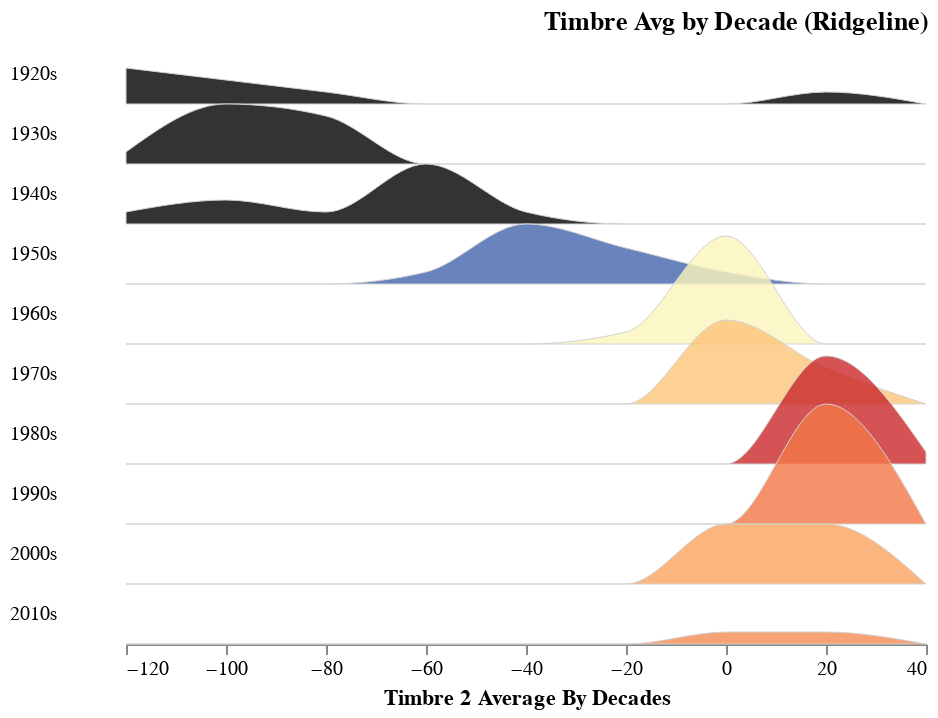

The code cell stored with this chart in its notebook:
### Code cell
plot_ridgeline(timbre_avg_by_year, "decade", "TimbreAvg2")

### Figure 1 — Vega-Lite specification as saved in the notebook (floating-point values rounded to 4 significant figures)
{"config": {"view": {"continuousWidth": 400, "continuousHeight": 300, "stroke": null}, "facet": {"spacing": 0}, "title": {"anchor": "end"}}, "data": {"name": "data-e32f9afda3d58572e9a14fb414997254"}, "facet": {"row": {"type": "temporal", "field": "Decade", "header": {"format": "%Ys", "labelAlign": "right", "labelAngle": 0}, "title": null}}, "spec": {"mark": {"type": "area", "fillOpacity": 0.8, "interpolate": "monotone", "stroke": "lightgray", "strokeWidth": 0.5}, "encoding": {"fill": {"type": "quantitative", "field": "mean_val", "legend": null, "scale": {"domain": [20, -50], "scheme": "redyellowblue"}}, "x": {"type": "quantitative", "bin": "binned", "field": "bin_min", "title": "Timbre 2 Average By Decades"}, "y": {"type": "quantitative", "axis": null, "field": "value", "scale": {"range": [30, -30]}}}, "height": 30, "transform": [{"field": "decade", "timeUnit": "year", "as": "Decade"}, {"joinaggregate": [{"op": "mean", "field": "TimbreAvg2", "as": "mean_val"}], "groupby": ["Decade"]}, {"bin": true, "field": "TimbreAvg2", "as": ["bin_max", "bin_min"]}, {"aggregate": [{"op": "count", "as": "value"}], "groupby": ["Decade", "mean_val", "bin_min", "bin_max"]}, {"impute": "value", "key": "bin_min", "groupby": ["Decade", "mean_val"], "value": 0}]}, "bounds": "flush", "title": "Timbre Avg by Decade (Ridgeline)", "$schema": "https://vega.github.io/schema/vega-lite/v4.8.1.json", "datasets": {"data-e32f9afda3d58572e9a14fb414997254": [{"music_year": 1922, "TimbreAvg1": 41.56, "TimbreAvg2": 13.91, "TimbreAvg3": 14.68, "TimbreAvg4": 24.43, "TimbreAvg5": 18.75, "TimbreAvg6": 11.17, "TimbreAvg7": -5.31, "TimbreAvg8": 0.1368, "TimbreAvg9": -2.165, "TimbreAvg10": -4.444, "TimbreAvg11": -1.622, "TimbreAvg12": -5.561, "decade": "1920-01-01T00:00:00"}, {"music_year": 1924, "TimbreAvg1": 36.95, "TimbreAvg2": -136.1, "TimbreAvg3": 108.1, "TimbreAvg4": 12.35, "TimbreAvg5": -7.73, "TimbreAvg6": 1.873, "TimbreAvg7": -32.49, "TimbreAvg8": 3.363, "TimbreAvg9": 14.38, "TimbreAvg10": 8.708, "TimbreAvg11": 4.783, "TimbreAvg12": 8.068, "decade": "1920-01-01T00:00:00"}, {"music_year": 1925, "TimbreAvg1": 34.36, "TimbreAvg2": -128.2, "TimbreAvg3": 120.2, "TimbreAvg4": 19.37, "TimbreAvg5": 18.19, "TimbreAvg6": 17.01, "TimbreAvg7": -56.73, "TimbreAvg8": 7.617, "TimbreAvg9": 3.784, "TimbreAvg10": 8.839, "TimbreAvg11": 6.741, "TimbreAvg12": 6.061, "decade": "1920-01-01T00:00:00"}, {"music_year": 1926, "TimbreAvg1": 32.57, "TimbreAvg2": -126.5, "TimbreAvg3": 88.92, "TimbreAvg4": 7.843, "TimbreAvg5": -5.841, "TimbreAvg6": 13.39, "TimbreAvg7": -31.14, "TimbreAvg8": 9.86, "TimbreAvg9": -17.41, "TimbreAvg10": 4.974, "TimbreAvg11": 0.6245, "TimbreAvg12": -2.054, "decade": "1920-01-01T00:00:00"}, {"music_year": 1927, "TimbreAvg1": 31.23, "TimbreAvg2": -110.7, "TimbreAvg3": 59.21, "TimbreAvg4": 4.108, "TimbreAvg5": -9.538, "TimbreAvg6": 9.986, "TimbreAvg7": -21.01, "TimbreAvg8": 13.41, "TimbreAvg9": -25.12, "TimbreAvg10": 4.396, "TimbreAvg11": -0.3943, "TimbreAvg12": -2.645, "decade": "1920-01-01T00:00:00"}, {"music_year": 1928, "TimbreAvg1": 31.5, "TimbreAvg2": -94.42, "TimbreAvg3": 27.26, "TimbreAvg4": -8.42, "TimbreAvg5": -16.8, "TimbreAvg6": 9.831, "TimbreAvg7": -34.23, "TimbreAvg8": 8.103, "TimbreAvg9": -2.78, "TimbreAvg10": 7.653, "TimbreAvg11": -0.274, "TimbreAvg12": 8.575, "decade": "1920-01-01T00:00:00"}, {"music_year": 1929, "TimbreAvg1": 33.08, "TimbreAvg2": -100.9, "TimbreAvg3": 37.7, "TimbreAvg4": -7.802, "TimbreAvg5": -16.81, "TimbreAvg6": 9.486, "TimbreAvg7": -30.72, "TimbreAvg8": 8.05, "TimbreAvg9": -2.235, "TimbreAvg10": 7.397, "TimbreAvg11": 1.339, "TimbreAvg12": 13.07, "decade": "1920-01-01T00:00:00"}, {"music_year": 1930, "TimbreAvg1": 34.95, "TimbreAvg2": -99.74, "TimbreAvg3": 59.33, "TimbreAvg4": 0.1107, "TimbreAvg5": -29.29, "TimbreAvg6": 14.93, "TimbreAvg7": -28.67, "TimbreAvg8": 5.75, "TimbreAvg9": -0.3473, "TimbreAvg10": 7.347, "TimbreAvg11": -0.4108, "TimbreAvg12": 4.682, "decade": "1930-01-01T00:00:00"}, {"music_year": 1931, "TimbreAvg1": 35.04, "TimbreAvg2": -97.28, "TimbreAvg3": 61.39, "TimbreAvg4": 8.116, "TimbreAvg5": -5.649, "TimbreAvg6": 5.444, "TimbreAvg7": -18.24, "TimbreAvg8": 6.326, "TimbreAvg9": -4.743, "TimbreAvg10": 5.894, "TimbreAvg11": 1.151, "TimbreAvg12": 1.979, "decade": "1930-01-01T00:00:00"}, {"music_year": 1932, "TimbreAvg1": 34.99, "TimbreAvg2": -98.61, "TimbreAvg3": 44.83, "TimbreAvg4": -0.8373, "TimbreAvg5": -22.16, "TimbreAvg6": 23.28, "TimbreAvg7": -36.65, "TimbreAvg8": 7.044, "TimbreAvg9": 14.11, "TimbreAvg10": 10.86, "TimbreAvg11": -1.003, "TimbreAvg12": 12.39, "decade": "1930-01-01T00:00:00"}, {"music_year": 1933, "TimbreAvg1": 32.79, "TimbreAvg2": -103.0, "TimbreAvg3": 56.2, "TimbreAvg4": -12.21, "TimbreAvg5": -33.13, "TimbreAvg6": 16.06, "TimbreAvg7": -43.9, "TimbreAvg8": 0.06204, "TimbreAvg9": 8.121, "TimbreAvg10": 8.25, "TimbreAvg11": -3.816, "TimbreAvg12": 4.195, "decade": "1930-01-01T00:00:00"}, {"music_year": 1934, "TimbreAvg1": 32.69, "TimbreAvg2": -97.15, "TimbreAvg3": 46.76, "TimbreAvg4": -2.051, "TimbreAvg5": -4.355, "TimbreAvg6": 16.09, "TimbreAvg7": -30.93, "TimbreAvg8": 5.909, "TimbreAvg9": 10.38, "TimbreAvg10": 9.565, "TimbreAvg11": -0.1988, "TimbreAvg12": 10.48, "decade": "1930-01-01T00:00:00"}, {"music_year": 1935, "TimbreAvg1": 33.87, "TimbreAvg2": -109.6, "TimbreAvg3": 69.43, "TimbreAvg4": 10.38, "TimbreAvg5": -8.598, "TimbreAvg6": 19.18, "TimbreAvg7": -17.24, "TimbreAvg8": 11.86, "TimbreAvg9": 3.787, "TimbreAvg10": 9.493, "TimbreAvg11": -2.062, "TimbreAvg12": 12.01, "decade": "1930-01-01T00:00:00"}, {"music_year": 1936, "TimbreAvg1": 34.54, "TimbreAvg2": -126.0, "TimbreAvg3": 64.29, "TimbreAvg4": 3.944, "TimbreAvg5": -8.175, "TimbreAvg6": 10.65, "TimbreAvg7": -18.77, "TimbreAvg8": 9.033, "TimbreAvg9": -2.058, "TimbreAvg10": 5.343, "TimbreAvg11": -0.4487, "TimbreAvg12": 8.263, "decade": "1930-01-01T00:00:00"}, {"music_year": 1937, "TimbreAvg1": 33.58, "TimbreAvg2": -113.8, "TimbreAvg3": 51.95, "TimbreAvg4": 1.924, "TimbreAvg5": -13.45, "TimbreAvg6": 17.37, "TimbreAvg7": -10.02, "TimbreAvg8": 10.66, "TimbreAvg9": -3.712, "TimbreAvg10": 5.937, "TimbreAvg11": -2.608, "TimbreAvg12": 11.86, "decade": "1930-01-01T00:00:00"}, {"music_year": 1938, "TimbreAvg1": 34.9, "TimbreAvg2": -114.4, "TimbreAvg3": 40.74, "TimbreAvg4": 6.103, "TimbreAvg5": -17.94, "TimbreAvg6": 19.79, "TimbreAvg7": -27.39, "TimbreAvg8": 6.041, "TimbreAvg9": 10.2, "TimbreAvg10": 9.888, "TimbreAvg11": -0.3099, "TimbreAvg12": 11.18, "decade": "1930-01-01T00:00:00"}, {"music_year": 1939, "TimbreAvg1": 34.02, "TimbreAvg2": -102.4, "TimbreAvg3": 45.43, "TimbreAvg4": -1.908, "TimbreAvg5": -13.02, "TimbreAvg6": 20.68, "TimbreAvg7": -21.57, "TimbreAvg8": 6.065, "TimbreAvg9": 6.906, "TimbreAvg10": 5.943, "TimbreAvg11": -6.37, "TimbreAvg12": 5.006, "decade": "1930-01-01T00:00:00"}, {"music_year": 1940, "TimbreAvg1": 35.33, "TimbreAvg2": -96.81, "TimbreAvg3": 49.32, "TimbreAvg4": 7.192, "TimbreAvg5": -41.28, "TimbreAvg6": 19.44, "TimbreAvg7": -18.54, "TimbreAvg8": 6.436, "TimbreAvg9": 8.957, "TimbreAvg10": 6.57, "TimbreAvg11": 1.953, "TimbreAvg12": 21.34, "decade": "1940-01-01T00:00:00"}, {"music_year": 1941, "TimbreAvg1": 32.39, "TimbreAvg2": -100.0, "TimbreAvg3": 52.51, "TimbreAvg4": 4.921, "TimbreAvg5": -3.68, "TimbreAvg6": 20.87, "TimbreAvg7": -16.8, "TimbreAvg8": 9.038, "TimbreAvg9": -2.731, "TimbreAvg10": 7.336, "TimbreAvg11": -3.413, "TimbreAvg12": 9.401, "decade": "1940-01-01T00:00:00"}, {"music_year": 1942, "TimbreAvg1": 33.3, "TimbreAvg2": -120.1, "TimbreAvg3": 50.7, "TimbreAvg4": -5.461, "TimbreAvg5": -19.14, "TimbreAvg6": 7.967, "TimbreAvg7": -18.27, "TimbreAvg8": 8.431, "TimbreAvg9": 1.05, "TimbreAvg10": 7.495, "TimbreAvg11": -1.957, "TimbreAvg12": 8.773, "decade": "1940-01-01T00:00:00"}, {"music_year": 1943, "TimbreAvg1": 35.77, "TimbreAvg2": -73.11, "TimbreAvg3": 58.33, "TimbreAvg4": 10.69, "TimbreAvg5": -6.186, "TimbreAvg6": 20.79, "TimbreAvg7": -14.26, "TimbreAvg8": 6.945, "TimbreAvg9": 5.42, "TimbreAvg10": 4.834, "TimbreAvg11": -6.037, "TimbreAvg12": 9.678, "decade": "1940-01-01T00:00:00"}, {"music_year": 1944, "TimbreAvg1": 35.05, "TimbreAvg2": -119.3, "TimbreAvg3": 45.17, "TimbreAvg4": 3.777, "TimbreAvg5": 0.7286, "TimbreAvg6": 12.55, "TimbreAvg7": -16.06, "TimbreAvg8": 6.014, "TimbreAvg9": 5.359, "TimbreAvg10": 3.907, "TimbreAvg11": -2.75, "TimbreAvg12": 6.555, "decade": "1940-01-01T00:00:00"}, {"music_year": 1945, "TimbreAvg1": 35.8, "TimbreAvg2": -78.38, "TimbreAvg3": 55.81, "TimbreAvg4": 3.687, "TimbreAvg5": -18.85, "TimbreAvg6": 13.39, "TimbreAvg7": -18.99, "TimbreAvg8": 0.9092, "TimbreAvg9": 12.95, "TimbreAvg10": 5.449, "TimbreAvg11": -1.18, "TimbreAvg12": 15.58, "decade": "1940-01-01T00:00:00"}, {"music_year": 1946, "TimbreAvg1": 36.63, "TimbreAvg2": -74.35, "TimbreAvg3": 39.01, "TimbreAvg4": -0.9528, "TimbreAvg5": -3.294, "TimbreAvg6": 12.09, "TimbreAvg7": -12.59, "TimbreAvg8": 3.161, "TimbreAvg9": 6.065, "TimbreAvg10": 2.858, "TimbreAvg11": -3.037, "TimbreAvg12": 12.07, "decade": "1940-01-01T00:00:00"}, {"music_year": 1947, "TimbreAvg1": 36.29, "TimbreAvg2": -59.97, "TimbreAvg3": 29.82, "TimbreAvg4": -1.628, "TimbreAvg5": -18.3, "TimbreAvg6": 15.34, "TimbreAvg7": -16.52, "TimbreAvg8": 4.074, "TimbreAvg9": 12.66, "TimbreAvg10": 8.663, "TimbreAvg11": -4.001, "TimbreAvg12": 14.18, "decade": "1940-01-01T00:00:00"}, {"music_year": 1948, "TimbreAvg1": 38.0, "TimbreAvg2": -60.91, "TimbreAvg3": 48.13, "TimbreAvg4": 1.431, "TimbreAvg5": -15.75, "TimbreAvg6": 12.69, "TimbreAvg7": -22.46, "TimbreAvg8": 0.02932, "TimbreAvg9": 13.2, "TimbreAvg10": 4.487, "TimbreAvg11": -0.4887, "TimbreAvg12": 10.52, "decade": "1940-01-01T00:00:00"}, {"music_year": 1949, "TimbreAvg1": 36.94, "TimbreAvg2": -76.29, "TimbreAvg3": 53.23, "TimbreAvg4": -0.5399, "TimbreAvg5": -13.69, "TimbreAvg6": 6.0, "TimbreAvg7": -16.25, "TimbreAvg8": 0.1701, "TimbreAvg9": 10.24, "TimbreAvg10": 3.406, "TimbreAvg11": -0.8975, "TimbreAvg12": 7.688, "decade": "1940-01-01T00:00:00"}, {"music_year": 1950, "TimbreAvg1": 37.56, "TimbreAvg2": -79.75, "TimbreAvg3": 39.1, "TimbreAvg4": 7.317, "TimbreAvg5": -4.147, "TimbreAvg6": 7.53, "TimbreAvg7": -5.599, "TimbreAvg8": 3.95, "TimbreAvg9": 4.621, "TimbreAvg10": 2.546, "TimbreAvg11": -2.016, "TimbreAvg12": 4.763, "decade": "1950-01-01T00:00:00"}, {"music_year": 1951, "TimbreAvg1": 38.34, "TimbreAvg2": -59.1, "TimbreAvg3": 38.65, "TimbreAvg4": 0.6563, "TimbreAvg5": -2.506, "TimbreAvg6": 5.508, "TimbreAvg7": -9.521, "TimbreAvg8": 1.943, "TimbreAvg9": 7.743, "TimbreAvg10": 2.759, "TimbreAvg11": -2.87, "TimbreAvg12": 5.836, "decade": "1950-01-01T00:00:00"}, {"music_year": 1952, "TimbreAvg1": 39.09, "TimbreAvg2": -49.43, "TimbreAvg3": 29.52, "TimbreAvg4": -5.048, "TimbreAvg5": -8.318, "TimbreAvg6": 8.535, "TimbreAvg7": -17.55, "TimbreAvg8": 0.1893, "TimbreAvg9": 6.674, "TimbreAvg10": 1.172, "TimbreAvg11": -2.191, "TimbreAvg12": 7.037, "decade": "1950-01-01T00:00:00"}, {"music_year": 1953, "TimbreAvg1": 39.21, "TimbreAvg2": -40.24, "TimbreAvg3": 39.67, "TimbreAvg4": -0.445, "TimbreAvg5": -3.645, "TimbreAvg6": 9.998, "TimbreAvg7": -16.5, "TimbreAvg8": -0.1103, "TimbreAvg9": 5.477, "TimbreAvg10": 1.666, "TimbreAvg11": -2.965, "TimbreAvg12": 4.058, "decade": "1950-01-01T00:00:00"}, {"music_year": 1954, "TimbreAvg1": 38.14, "TimbreAvg2": -46.14, "TimbreAvg3": 28.05, "TimbreAvg4": -2.913, "TimbreAvg5": -2.925, "TimbreAvg6": 6.043, "TimbreAvg7": -18.02, "TimbreAvg8": -0.7081, "TimbreAvg9": 8.89, "TimbreAvg10": 2.19, "TimbreAvg11": -1.935, "TimbreAvg12": 9.481, "decade": "1950-01-01T00:00:00"}, {"music_year": 1955, "TimbreAvg1": 37.1, "TimbreAvg2": -52.87, "TimbreAvg3": 26.31, "TimbreAvg4": -6.338, "TimbreAvg5": 0.8993, "TimbreAvg6": 4.494, "TimbreAvg7": -17.28, "TimbreAvg8": 1.646, "TimbreAvg9": 5.555, "TimbreAvg10": 2.484, "TimbreAvg11": -2.829, "TimbreAvg12": 7.048, "decade": "1950-01-01T00:00:00"}, {"music_year": 1956, "TimbreAvg1": 37.67, "TimbreAvg2": -38.32, "TimbreAvg3": 24.38, "TimbreAvg4": -4.569, "TimbreAvg5": -1.269, "TimbreAvg6": 3.7, "TimbreAvg7": -15.31, "TimbreAvg8": 0.2986, "TimbreAvg9": 5.172, "TimbreAvg10": 1.747, "TimbreAvg11": -2.766, "TimbreAvg12": 7.053, "decade": "1950-01-01T00:00:00"}, {"music_year": 1957, "TimbreAvg1": 37.24, "TimbreAvg2": -39.23, "TimbreAvg3": 15.83, "TimbreAvg4": -3.89, "TimbreAvg5": 0.05078, "TimbreAvg6": 1.425, "TimbreAvg7": -11.18, "TimbreAvg8": 0.2028, "TimbreAvg9": 3.578, "TimbreAvg10": 1.635, "TimbreAvg11": -2.338, "TimbreAvg12": 5.688, "decade": "1950-01-01T00:00:00"}, {"music_year": 1958, "TimbreAvg1": 39.15, "TimbreAvg2": -18.57, "TimbreAvg3": 26.7, "TimbreAvg4": 0.2872, "TimbreAvg5": -3.253, "TimbreAvg6": 1.734, "TimbreAvg7": -12.29, "TimbreAvg8": -2.056, "TimbreAvg9": 7.373, "TimbreAvg10": 1.504, "TimbreAvg11": -1.76, "TimbreAvg12": 8.573, "decade": "1950-01-01T00:00:00"}, {"music_year": 1959, "TimbreAvg1": 39.15, "TimbreAvg2": -23.04, "TimbreAvg3": 19.02, "TimbreAvg4": -3.434, "TimbreAvg5": 4.16, "TimbreAvg6": 1.495, "TimbreAvg7": -16.76, "TimbreAvg8": -2.318, "TimbreAvg9": 5.741, "TimbreAvg10": 0.9585, "TimbreAvg11": -2.081, "TimbreAvg12": 7.127, "decade": "1950-01-01T00:00:00"}, {"music_year": 1960, "TimbreAvg1": 38.88, "TimbreAvg2": -18.91, "TimbreAvg3": 23.72, "TimbreAvg4": -0.3672, "TimbreAvg5": -1.307, "TimbreAvg6": 2.723, "TimbreAvg7": -13.9, "TimbreAvg8": -2.198, "TimbreAvg9": 6.149, "TimbreAvg10": 1.419, "TimbreAvg11": -2.018, "TimbreAvg12": 7.242, "decade": "1960-01-01T00:00:00"}, {"music_year": 1961, "TimbreAvg1": 39.62, "TimbreAvg2": -27.22, "TimbreAvg3": 28.56, "TimbreAvg4": 1.267, "TimbreAvg5": -3.125, "TimbreAvg6": 0.7062, "TimbreAvg7": -11.94, "TimbreAvg8": -2.548, "TimbreAvg9": 6.055, "TimbreAvg10": 1.539, "TimbreAvg11": -1.318, "TimbreAvg12": 6.138, "decade": "1960-01-01T00:00:00"}, {"music_year": 1962, "TimbreAvg1": 40.13, "TimbreAvg2": -17.45, "TimbreAvg3": 19.46, "TimbreAvg4": -0.9173, "TimbreAvg5": -0.7442, "TimbreAvg6": -0.6876, "TimbreAvg7": -9.383, "TimbreAvg8": -1.887, "TimbreAvg9": 5.455, "TimbreAvg10": 2.126, "TimbreAvg11": -1.711, "TimbreAvg12": 4.913, "decade": "1960-01-01T00:00:00"}, {"music_year": 1963, "TimbreAvg1": 40.55, "TimbreAvg2": -16.46, "TimbreAvg3": 22.5, "TimbreAvg4": -0.7805, "TimbreAvg5": -0.8922, "TimbreAvg6": -1.607, "TimbreAvg7": -9.215, "TimbreAvg8": -2.595, "TimbreAvg9": 5.623, "TimbreAvg10": 0.8863, "TimbreAvg11": -1.253, "TimbreAvg12": 6.212, "decade": "1960-01-01T00:00:00"}, {"music_year": 1964, "TimbreAvg1": 40.11, "TimbreAvg2": -15.82, "TimbreAvg3": 22.48, "TimbreAvg4": -1.269, "TimbreAvg5": 0.1809, "TimbreAvg6": -1.785, "TimbreAvg7": -8.4, "TimbreAvg8": -1.922, "TimbreAvg9": 3.221, "TimbreAvg10": 0.5442, "TimbreAvg11": -1.908, "TimbreAvg12": 5.095, "decade": "1960-01-01T00:00:00"}, {"music_year": 1965, "TimbreAvg1": 40.7, "TimbreAvg2": -13.34, "TimbreAvg3": 22.34, "TimbreAvg4": -1.099, "TimbreAvg5": -3.736, "TimbreAvg6": -0.3017, "TimbreAvg7": -8.165, "TimbreAvg8": -1.725, "TimbreAvg9": 4.681, "TimbreAvg10": 0.3911, "TimbreAvg11": -2.017, "TimbreAvg12": 5.947, "decade": "1960-01-01T00:00:00"}, {"music_year": 1966, "TimbreAvg1": 40.9, "TimbreAvg2": -5.545, "TimbreAvg3": 20.48, "TimbreAvg4": -0.3632, "TimbreAvg5": -6.661, "TimbreAvg6": -1.849, "TimbreAvg7": -6.66, "TimbreAvg8": -2.721, "TimbreAvg9": 5.87, "TimbreAvg10": 0.5368, "TimbreAvg11": -2.062, "TimbreAvg12": 5.063, "decade": "1960-01-01T00:00:00"}, {"music_year": 1967, "TimbreAvg1": 40.87, "TimbreAvg2": -6.292, "TimbreAvg3": 22.13, "TimbreAvg4": -0.8576, "TimbreAvg5": -8.684, "TimbreAvg6": -2.968, "TimbreAvg7": -6.753, "TimbreAvg8": -3.264, "TimbreAvg9": 6.073, "TimbreAvg10": -0.07219, "TimbreAvg11": -1.679, "TimbreAvg12": 5.731, "decade": "1960-01-01T00:00:00"}, {"music_year": 1968, "TimbreAvg1": 40.66, "TimbreAvg2": -7.977, "TimbreAvg3": 21.5, "TimbreAvg4": 0.3513, "TimbreAvg5": -9.759, "TimbreAvg6": -2.957, "TimbreAvg7": -5.645, "TimbreAvg8": -1.97, "TimbreAvg9": 4.379, "TimbreAvg10": -0.1488, "TimbreAvg11": -1.08, "TimbreAvg12": 5.679, "decade": "1960-01-01T00:00:00"}, {"music_year": 1969, "TimbreAvg1": 40.49, "TimbreAvg2": -12.25, "TimbreAvg3": 18.92, "TimbreAvg4": -0.6133, "TimbreAvg5": -10.52, "TimbreAvg6": -3.575, "TimbreAvg7": -4.238, "TimbreAvg8": -1.697, "TimbreAvg9": 4.792, "TimbreAvg10": -0.1831, "TimbreAvg11": -1.199, "TimbreAvg12": 5.087, "decade": "1960-01-01T00:00:00"}, {"music_year": 1970, "TimbreAvg1": 40.93, "TimbreAvg2": -12.22, "TimbreAvg3": 17.63, "TimbreAvg4": -0.2921, "TimbreAvg5": -9.873, "TimbreAvg6": -3.791, "TimbreAvg7": -3.636, "TimbreAvg8": -1.81, "TimbreAvg9": 4.931, "TimbreAvg10": -0.4027, "TimbreAvg11": -0.9613, "TimbreAvg12": 4.366, "decade": "1970-01-01T00:00:00"}, {"music_year": 1971, "TimbreAvg1": 40.38, "TimbreAvg2": -14.12, "TimbreAvg3": 16.16, "TimbreAvg4": -1.082, "TimbreAvg5": -7.068, "TimbreAvg6": -4.204, "TimbreAvg7": -3.729, "TimbreAvg8": -1.345, "TimbreAvg9": 4.057, "TimbreAvg10": -0.4148, "TimbreAvg11": -0.733, "TimbreAvg12": 4.92, "decade": "1970-01-01T00:00:00"}, {"music_year": 1972, "TimbreAvg1": 40.38, "TimbreAvg2": -11.37, "TimbreAvg3": 18.77, "TimbreAvg4": 0.5758, "TimbreAvg5": -6.653, "TimbreAvg6": -4.182, "TimbreAvg7": -4.142, "TimbreAvg8": -1.103, "TimbreAvg9": 3.029, "TimbreAvg10": -0.2728, "TimbreAvg11": -0.6154, "TimbreAvg12": 4.339, "decade": "1970-01-01T00:00:00"}, {"music_year": 1973, "TimbreAvg1": 41.03, "TimbreAvg2": -8.881, "TimbreAvg3": 19.29, "TimbreAvg4": 0.8646, "TimbreAvg5": -6.101, "TimbreAvg6": -5.346, "TimbreAvg7": -2.915, "TimbreAvg8": -1.494, "TimbreAvg9": 3.64, "TimbreAvg10": -0.1472, "TimbreAvg11": -0.3093, "TimbreAvg12": 4.172, "decade": "1970-01-01T00:00:00"}, {"music_year": 1974, "TimbreAvg1": 41.13, "TimbreAvg2": -9.238, "TimbreAvg3": 19.14, "TimbreAvg4": 1.114, "TimbreAvg5": -6.877, "TimbreAvg6": -5.225, "TimbreAvg7": -2.323, "TimbreAvg8": -0.9129, "TimbreAvg9": 2.943, "TimbreAvg10": -0.5117, "TimbreAvg11": -0.1766, "TimbreAvg12": 3.762, "decade": "1970-01-01T00:00:00"}, {"music_year": 1975, "TimbreAvg1": 41.31, "TimbreAvg2": -3.986, "TimbreAvg3": 19.68, "TimbreAvg4": 2.786, "TimbreAvg5": -5.766, "TimbreAvg6": -4.986, "TimbreAvg7": -1.4, "TimbreAvg8": -0.9019, "TimbreAvg9": 2.704, "TimbreAvg10": -0.5636, "TimbreAvg11": 0.001375, "TimbreAvg12": 3.756, "decade": "1970-01-01T00:00:00"}, {"music_year": 1976, "TimbreAvg1": 41.24, "TimbreAvg2": -3.334, "TimbreAvg3": 18.79, "TimbreAvg4": 2.485, "TimbreAvg5": -6.211, "TimbreAvg6": -5.581, "TimbreAvg7": -2.342, "TimbreAvg8": -1.048, "TimbreAvg9": 2.505, "TimbreAvg10": -0.2294, "TimbreAvg11": 0.2051, "TimbreAvg12": 3.708, "decade": "1970-01-01T00:00:00"}, {"music_year": 1977, "TimbreAvg1": 42.11, "TimbreAvg2": 3.307, "TimbreAvg3": 21.27, "TimbreAvg4": 2.724, "TimbreAvg5": -7.846, "TimbreAvg6": -6.854, "TimbreAvg7": -1.754, "TimbreAvg8": -0.7725, "TimbreAvg9": 3.427, "TimbreAvg10": 0.1737, "TimbreAvg11": 0.3541, "TimbreAvg12": 3.03, "decade": "1970-01-01T00:00:00"}, {"music_year": 1978, "TimbreAvg1": 41.83, "TimbreAvg2": 4.071, "TimbreAvg3": 23.35, "TimbreAvg4": 3.608, "TimbreAvg5": -7.443, "TimbreAvg6": -5.952, "TimbreAvg7": -1.219, "TimbreAvg8": 0.07635, "TimbreAvg9": 3.054, "TimbreAvg10": 0.514, "TimbreAvg11": -0.03998, "TimbreAvg12": 2.681, "decade": "1970-01-01T00:00:00"}, {"music_year": 1979, "TimbreAvg1": 42.03, "TimbreAvg2": 10.01, "TimbreAvg3": 18.55, "TimbreAvg4": 4.076, "TimbreAvg5": -7.644, "TimbreAvg6": -5.737, "TimbreAvg7": -1.206, "TimbreAvg8": -0.4556, "TimbreAvg9": 3.128, "TimbreAvg10": 0.7126, "TimbreAvg11": -0.1207, "TimbreAvg12": 2.498, "decade": "1970-01-01T00:00:00"}, {"music_year": 1980, "TimbreAvg1": 42.43, "TimbreAvg2": 12.62, "TimbreAvg3": 20.78, "TimbreAvg4": 5.818, "TimbreAvg5": -10.96, "TimbreAvg6": -5.002, "TimbreAvg7": -1.165, "TimbreAvg8": -0.9115, "TimbreAvg9": 3.993, "TimbreAvg10": 0.8763, "TimbreAvg11": 0.1742, "TimbreAvg12": 2.754, "decade": "1980-01-01T00:00:00"}, {"music_year": 1981, "TimbreAvg1": 42.19, "TimbreAvg2": 15.05, "TimbreAvg3": 19.04, "TimbreAvg4": 4.584, "TimbreAvg5": -12.1, "TimbreAvg6": -6.933, "TimbreAvg7": -0.8445, "TimbreAvg8": -0.9285, "TimbreAvg9": 3.795, "TimbreAvg10": 1.294, "TimbreAvg11": 0.2474, "TimbreAvg12": 2.682, "decade": "1980-01-01T00:00:00"}, {"music_year": 1982, "TimbreAvg1": 42.37, "TimbreAvg2": 12.74, "TimbreAvg3": 19.7, "TimbreAvg4": 5.028, "TimbreAvg5": -9.103, "TimbreAvg6": -6.853, "TimbreAvg7": -1.743, "TimbreAvg8": -1.403, "TimbreAvg9": 4.083, "TimbreAvg10": 1.493, "TimbreAvg11": 0.2623, "TimbreAvg12": 2.433, "decade": "1980-01-01T00:00:00"}, {"music_year": 1983, "TimbreAvg1": 41.98, "TimbreAvg2": 14.77, "TimbreAvg3": 17.19, "TimbreAvg4": 3.95, "TimbreAvg5": -10.04, "TimbreAvg6": -8.107, "TimbreAvg7": -2.096, "TimbreAvg8": -1.425, "TimbreAvg9": 4.806, "TimbreAvg10": 2.364, "TimbreAvg11": 0.3547, "TimbreAvg12": 2.935, "decade": "1980-01-01T00:00:00"}, {"music_year": 1984, "TimbreAvg1": 42.04, "TimbreAvg2": 15.01, "TimbreAvg3": 17.82, "TimbreAvg4": 3.837, "TimbreAvg5": -8.294, "TimbreAvg6": -8.57, "TimbreAvg7": -3.139, "TimbreAvg8": -2.275, "TimbreAvg9": 4.59, "TimbreAvg10": 2.191, "TimbreAvg11": 0.5499, "TimbreAvg12": 3.059, "decade": "1980-01-01T00:00:00"}, {"music_year": 1985, "TimbreAvg1": 42.21, "TimbreAvg2": 20.1, "TimbreAvg3": 17.63, "TimbreAvg4": 4.116, "TimbreAvg5": -7.255, "TimbreAvg6": -9.001, "TimbreAvg7": -2.962, "TimbreAvg8": -2.597, "TimbreAvg9": 4.019, "TimbreAvg10": 2.367, "TimbreAvg11": 0.6701, "TimbreAvg12": 3.426, "decade": "1980-01-01T00:00:00"}, {"music_year": 1986, "TimbreAvg1": 42.13, "TimbreAvg2": 15.23, "TimbreAvg3": 18.49, "TimbreAvg4": 2.42, "TimbreAvg5": -5.516, "TimbreAvg6": -9.205, "TimbreAvg7": -4.823, "TimbreAvg8": -2.595, "TimbreAvg9": 4.502, "TimbreAvg10": 2.29, "TimbreAvg11": 0.5196, "TimbreAvg12": 3.768, "decade": "1980-01-01T00:00:00"}, {"music_year": 1987, "TimbreAvg1": 41.69, "TimbreAvg2": 10.38, "TimbreAvg3": 18.01, "TimbreAvg4": 1.846, "TimbreAvg5": -6.44, "TimbreAvg6": -8.242, "TimbreAvg7": -5.91, "TimbreAvg8": -2.152, "TimbreAvg9": 4.499, "TimbreAvg10": 2.449, "TimbreAvg11": 0.2608, "TimbreAvg12": 3.738, "decade": "1980-01-01T00:00:00"}, {"music_year": 1988, "TimbreAvg1": 41.11, "TimbreAvg2": 14.19, "TimbreAvg3": 15.44, "TimbreAvg4": 2.247, "TimbreAvg5": -5.555, "TimbreAvg6": -7.682, "TimbreAvg7": -5.781, "TimbreAvg8": -2.08, "TimbreAvg9": 4.496, "TimbreAvg10": 2.882, "TimbreAvg11": 0.1023, "TimbreAvg12": 3.626, "decade": "1980-01-01T00:00:00"}, {"music_year": 1989, "TimbreAvg1": 41.33, "TimbreAvg2": 12.64, "TimbreAvg3": 16.51, "TimbreAvg4": 1.666, "TimbreAvg5": -7.079, "TimbreAvg6": -7.964, "TimbreAvg7": -6.306, "TimbreAvg8": -2.249, "TimbreAvg9": 4.011, "TimbreAvg10": 2.325, "TimbreAvg11": 0.247, "TimbreAvg12": 3.55, "decade": "1980-01-01T00:00:00"}, {"music_year": 1990, "TimbreAvg1": 41.0, "TimbreAvg2": 9.405, "TimbreAvg3": 15.23, "TimbreAvg4": 1.701, "TimbreAvg5": -6.812, "TimbreAvg6": -7.079, "TimbreAvg7": -5.872, "TimbreAvg8": -1.627, "TimbreAvg9": 3.863, "TimbreAvg10": 2.457, "TimbreAvg11": -0.02878, "TimbreAvg12": 3.483, "decade": "1990-01-01T00:00:00"}, {"music_year": 1991, "TimbreAvg1": 40.95, "TimbreAvg2": 6.147, "TimbreAvg3": 14.58, "TimbreAvg4": 0.7406, "TimbreAvg5": -6.986, "TimbreAvg6": -7.353, "TimbreAvg7": -5.912, "TimbreAvg8": -1.414, "TimbreAvg9": 4.029, "TimbreAvg10": 2.555, "TimbreAvg11": -0.04716, "TimbreAvg12": 3.638, "decade": "1990-01-01T00:00:00"}, {"music_year": 1992, "TimbreAvg1": 41.34, "TimbreAvg2": 6.585, "TimbreAvg3": 12.63, "TimbreAvg4": 0.4847, "TimbreAvg5": -8.518, "TimbreAvg6": -8.359, "TimbreAvg7": -4.808, "TimbreAvg8": -1.607, "TimbreAvg9": 4.173, "TimbreAvg10": 2.229, "TimbreAvg11": -0.01728, "TimbreAvg12": 3.345, "decade": "1990-01-01T00:00:00"}, {"music_year": 1993, "TimbreAvg1": 41.38, "TimbreAvg2": 5.063, "TimbreAvg3": 10.78, "TimbreAvg4": 0.09247, "TimbreAvg5": -7.597, "TimbreAvg6": -8.287, "TimbreAvg7": -4.576, "TimbreAvg8": -1.337, "TimbreAvg9": 4.251, "TimbreAvg10": 2.333, "TimbreAvg11": -0.2013, "TimbreAvg12": 3.427, "decade": "1990-01-01T00:00:00"}, {"music_year": 1994, "TimbreAvg1": 41.65, "TimbreAvg2": 3.572, "TimbreAvg3": 10.38, "TimbreAvg4": 0.5304, "TimbreAvg5": -7.97, "TimbreAvg6": -7.995, "TimbreAvg7": -4.618, "TimbreAvg8": -1.163, "TimbreAvg9": 4.08, "TimbreAvg10": 2.418, "TimbreAvg11": -0.2332, "TimbreAvg12": 2.955, "decade": "1990-01-01T00:00:00"}, {"music_year": 1995, "TimbreAvg1": 42.0, "TimbreAvg2": 4.029, "TimbreAvg3": 9.014, "TimbreAvg4": 0.6097, "TimbreAvg5": -8.228, "TimbreAvg6": -8.616, "TimbreAvg7": -3.646, "TimbreAvg8": -1.082, "TimbreAvg9": 3.989, "TimbreAvg10": 2.198, "TimbreAvg11": -0.158, "TimbreAvg12": 2.913, "decade": "1990-01-01T00:00:00"}, {"music_year": 1996, "TimbreAvg1": 42.22, "TimbreAvg2": 3.095, "TimbreAvg3": 6.892, "TimbreAvg4": 0.5688, "TimbreAvg5": -8.072, "TimbreAvg6": -8.603, "TimbreAvg7": -3.326, "TimbreAvg8": -1.207, "TimbreAvg9": 4.412, "TimbreAvg10": 2.279, "TimbreAvg11": -0.3427, "TimbreAvg12": 2.738, "decade": "1990-01-01T00:00:00"}, {"music_year": 1997, "TimbreAvg1": 42.81, "TimbreAvg2": 3.868, "TimbreAvg3": 7.667, "TimbreAvg4": 1.203, "TimbreAvg5": -7.581, "TimbreAvg6": -9.378, "TimbreAvg7": -2.876, "TimbreAvg8": -1.179, "TimbreAvg9": 3.954, "TimbreAvg10": 2.211, "TimbreAvg11": -0.06296, "TimbreAvg12": 2.621, "decade": "1990-01-01T00:00:00"}, {"music_year": 1998, "TimbreAvg1": 42.87, "TimbreAvg2": 3.403, "TimbreAvg3": 5.128, "TimbreAvg4": 0.6749, "TimbreAvg5": -6.923, "TimbreAvg6": -9.238, "TimbreAvg7": -2.831, "TimbreAvg8": -1.476, "TimbreAvg9": 3.965, "TimbreAvg10": 2.208, "TimbreAvg11": -0.1878, "TimbreAvg12": 2.472, "decade": "1990-01-01T00:00:00"}, {"music_year": 1999, "TimbreAvg1": 43.42, "TimbreAvg2": 4.442, "TimbreAvg3": 5.555, "TimbreAvg4": 1.155, "TimbreAvg5": -6.991, "TimbreAvg6": -9.215, "TimbreAvg7": -2.627, "TimbreAvg8": -1.568, "TimbreAvg9": 4.021, "TimbreAvg10": 2.229, "TimbreAvg11": -0.1119, "TimbreAvg12": 2.496, "decade": "1990-01-01T00:00:00"}, {"music_year": 2000, "TimbreAvg1": 43.47, "TimbreAvg2": 2.802, "TimbreAvg3": 5.246, "TimbreAvg4": 1.236, "TimbreAvg5": -6.181, "TimbreAvg6": -9.543, "TimbreAvg7": -2.196, "TimbreAvg8": -1.756, "TimbreAvg9": 3.712, "TimbreAvg10": 2.181, "TimbreAvg11": -0.183, "TimbreAvg12": 2.396, "decade": "2000-01-01T00:00:00"}, {"music_year": 2001, "TimbreAvg1": 43.58, "TimbreAvg2": 0.9689, "TimbreAvg3": 4.271, "TimbreAvg4": 1.273, "TimbreAvg5": -6.615, "TimbreAvg6": -9.965, "TimbreAvg7": -1.959, "TimbreAvg8": -2.095, "TimbreAvg9": 3.713, "TimbreAvg10": 2.1, "TimbreAvg11": -0.06816, "TimbreAvg12": 2.225, "decade": "2000-01-01T00:00:00"}, {"music_year": 2002, "TimbreAvg1": 43.92, "TimbreAvg2": 0.3293, "TimbreAvg3": 5.658, "TimbreAvg4": 0.8308, "TimbreAvg5": -6.381, "TimbreAvg6": -9.984, "TimbreAvg7": -2.351, "TimbreAvg8": -2.103, "TimbreAvg9": 3.57, "TimbreAvg10": 1.823, "TimbreAvg11": -0.08098, "TimbreAvg12": 2.243, "decade": "2000-01-01T00:00:00"}, {"music_year": 2003, "TimbreAvg1": 44.09, "TimbreAvg2": -1.279, "TimbreAvg3": 5.77, "TimbreAvg4": 1.021, "TimbreAvg5": -5.868, "TimbreAvg6": -10.38, "TimbreAvg7": -1.64, "TimbreAvg8": -2.034, "TimbreAvg9": 3.247, "TimbreAvg10": 1.789, "TimbreAvg11": -0.1613, "TimbreAvg12": 1.954, "decade": "2000-01-01T00:00:00"}, {"music_year": 2004, "TimbreAvg1": 44.18, "TimbreAvg2": -2.008, "TimbreAvg3": 5.84, "TimbreAvg4": 0.9367, "TimbreAvg5": -5.551, "TimbreAvg6": -10.48, "TimbreAvg7": -1.576, "TimbreAvg8": -2.132, "TimbreAvg9": 3.566, "TimbreAvg10": 1.744, "TimbreAvg11": -0.1961, "TimbreAvg12": 1.894, "decade": "2000-01-01T00:00:00"}, {"music_year": 2005, "TimbreAvg1": 44.48, "TimbreAvg2": -0.5864, "TimbreAvg3": 7.41, "TimbreAvg4": 0.8138, "TimbreAvg5": -6.345, "TimbreAvg6": -10.4, "TimbreAvg7": -1.514, "TimbreAvg8": -2.133, "TimbreAvg9": 3.449, "TimbreAvg10": 1.802, "TimbreAvg11": -0.3167, "TimbreAvg12": 2.032, "decade": "2000-01-01T00:00:00"}, {"music_year": 2006, "TimbreAvg1": 44.6, "TimbreAvg2": -0.9265, "TimbreAvg3": 5.487, "TimbreAvg4": 0.7573, "TimbreAvg5": -5.877, "TimbreAvg6": -11.25, "TimbreAvg7": -1.306, "TimbreAvg8": -1.949, "TimbreAvg9": 3.212, "TimbreAvg10": 1.823, "TimbreAvg11": -0.1542, "TimbreAvg12": 2.031, "decade": "2000-01-01T00:00:00"}, {"music_year": 2007, "TimbreAvg1": 44.85, "TimbreAvg2": -0.1217, "TimbreAvg3": 5.9, "TimbreAvg4": 1.18, "TimbreAvg5": -5.834, "TimbreAvg6": -11.48, "TimbreAvg7": -0.6323, "TimbreAvg8": -2.013, "TimbreAvg9": 3.371, "TimbreAvg10": 1.88, "TimbreAvg11": -0.1717, "TimbreAvg12": 1.935, "decade": "2000-01-01T00:00:00"}, {"music_year": 2008, "TimbreAvg1": 44.95, "TimbreAvg2": 0.3303, "TimbreAvg3": 5.085, "TimbreAvg4": 1.196, "TimbreAvg5": -5.052, "TimbreAvg6": -11.98, "TimbreAvg7": -0.5043, "TimbreAvg8": -1.94, "TimbreAvg9": 3.47, "TimbreAvg10": 1.952, "TimbreAvg11": -0.06703, "TimbreAvg12": 1.934, "decade": "2000-01-01T00:00:00"}, {"music_year": 2009, "TimbreAvg1": 45.12, "TimbreAvg2": 0.4138, "TimbreAvg3": 5.756, "TimbreAvg4": 1.695, "TimbreAvg5": -6.301, "TimbreAvg6": -12.03, "TimbreAvg7": -0.2946, "TimbreAvg8": -2.049, "TimbreAvg9": 3.601, "TimbreAvg10": 1.971, "TimbreAvg11": 0.04502, "TimbreAvg12": 2.0, "decade": "2000-01-01T00:00:00"}, {"music_year": 2010, "TimbreAvg1": 44.99, "TimbreAvg2": -2.593, "TimbreAvg3": 5.158, "TimbreAvg4": 1.312, "TimbreAvg5": -6.618, "TimbreAvg6": -12.86, "TimbreAvg7": 0.009402, "TimbreAvg8": -2.448, "TimbreAvg9": 3.765, "TimbreAvg10": 1.726, "TimbreAvg11": 0.3318, "TimbreAvg12": 1.931, "decade": "2010-01-01T00:00:00"}, {"music_year": 2011, "TimbreAvg1": 51.08, "TimbreAvg2": 8.056, "TimbreAvg3": 26.79, "TimbreAvg4": -6.018, "TimbreAvg5": -8.341, "TimbreAvg6": -21.83, "TimbreAvg7": 4.943, "TimbreAvg8": -3.647, "TimbreAvg9": 12.61, "TimbreAvg10": 1.741, "TimbreAvg11": 1.677, "TimbreAvg12": 5.943, "decade": "2010-01-01T00:00:00"}]}}
